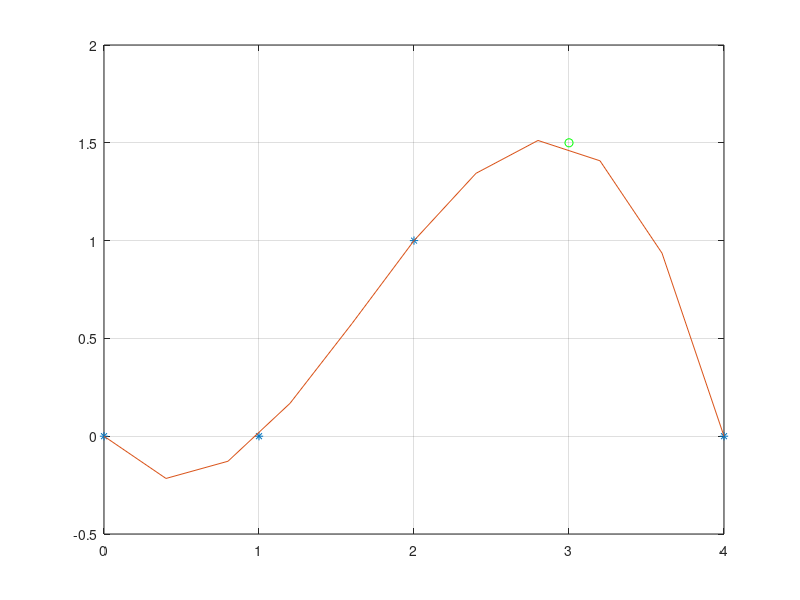

MATLAB code to generate this figure:
%a = [1 -1 1; 1 0 0; 1 1 1];
%y = [4;1;-1];
%c = a\y
%det(a)
%cond(a)

function Lagrange

  clear
  clc

  x = [0 1 2 4];
  y = [0 0 1 0];
  n = length(x);

  % gráfico --------------
  h = (max(x) - min(x))/10; % divide pelo número de intervalos
  x1 = [min(x):h:max(x)];
  n1 = length(x1);
  % ----------------------

  xx = 3;
  px = Lag(x,y,n,xx)

  for i=1:n1
    p1(i) = Lag(x,y,n,x1(i));
  endfor

  p1

  plot(x, y, '*')
  grid
  hold on
  plot(x1, p1)
  hold on
  plot(xx, px, 'go')
end

function p=Lag(x,y,n,xx)
  p = 0;
  for i=1:n
    num = 1;
    den = 1;
    for j=1:n
      if j~= i
        num = num * (xx-x(j));
        den = den * (x(i)-x(j));
      endif
    endfor
    L(i) = num/den;
    p = p + y(i) * L(i);
  end
end

Lagrange



